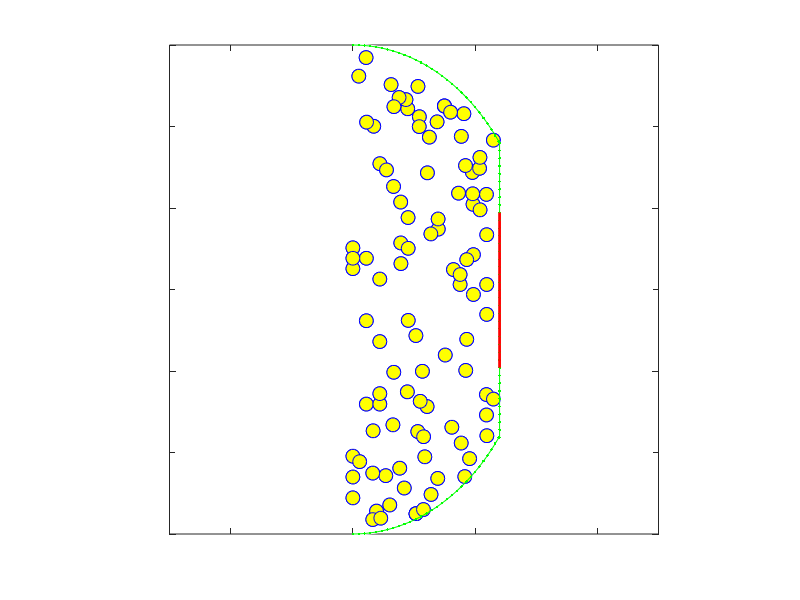

This chart was generated by the following MATLAB code: (Note: this script raises an error after producing the figure.)
% Agent-based stochastic model
% Cells represented as point particles
% Brownian motion and repulsion
%
% CC (Jan 2024)


close all;
% clc;
clear;


load('cellinitialization_n100','pos0','Ncells');
N = Ncells;
% a = 0; b = 2*pi; th0 = (b-a).*rand(N,1) + a;
% r_circle    = 1.35;
% pos0        = [r_circle*rand(N,1).*cos(th0),r_circle*rand(N,1).*sin(th0)];
n = length(pos0);

video_flag = 0;
if(video_flag)
    vidObj = VideoWriter('test.mp4','MPEG-4');
    open(vidObj);
end

% Parameters
dt          = 0.00001;
Tmax        = 5.0;
mu          = 1;
dl_crit     = 0.1; % critical distance for computing repulsive force
xi          = 1.0; % drag coefficient
kb          = 10.0; % stiffness of epidermis
kcoll       = 0.08; % epidermins-cell collision constant
kdiv        = 0.1; % proliferation rate
offset      = 0.1; % distance between mother and daughter cell

pos     = pos0;
pre_pos = pos;

% A large array for positions
cells_max   = 5 * N;
pos         = NaN(cells_max,2);
v           = NaN(cells_max,2);
tau         = NaN(cells_max,1);
v(1:N,:)    = zeros(N,2);
tau(1:N,:)  = zeros(N,1);
pos(1:N, :) = pos0;

% Division status
division_status = false(cells_max, 1);

% Division interval
div_interval = 0.4; 
next_div_time = div_interval;

% Define semi-circle
semi_circle_center = [0, 0];
semi_circle_radius = 1.5;
theta = linspace(3*pi/2,5*pi/2);
xb_semi_circle = semi_circle_radius * cos(theta) + semi_circle_center(1);
yb_semi_circle = semi_circle_radius * sin(theta) + semi_circle_center(2);

% Define the vertical line segments
x_vert = [1.2, 1.2];

diffs = abs(xb_semi_circle - x_vert(1));
[~, sorted_indices] = sort(diffs);
closest_indices = sorted_indices(1:2); % find the indices of the two smallest differences
val_yb = yb_semi_circle(closest_indices);
val_xb = xb_semi_circle(closest_indices);

y_vert = [val_yb(1),val_yb(2)];

% Find mean spacing
xb_space = xb_semi_circle(1:min(closest_indices));
yb_space = yb_semi_circle(1:min(closest_indices));
for i=1:length(xb_space)-1
    ds = sqrt((xb_space(i+1)-xb_space(i))^2+(yb_space(i+1)-yb_space(i))^2);
end
avg_ds = mean(ds);

y_v = y_vert(2):avg_ds:y_vert(1);
x_v = 1.2*ones(1,length(y_v));


% Combine the semicircle and the vertical line segment in correct order
xb = [xb_semi_circle(1:min(closest_indices)),x_v,xb_semi_circle(max(closest_indices):end)];
yb = [yb_semi_circle(1:min(closest_indices)),y_v,yb_semi_circle(max(closest_indices):end)];

Xb0 = [xb;yb]'; 
Xb = [xb;yb]';
dsb = sqrt( (Xb0(1,1)-Xb0(2,1))^2 + (Xb0(1,2)-Xb0(2,2))^2 ); % initial distance btw the first 2 pts on the b

% Make a difference matrix for the boundary points
Nb = length(Xb);
e = ones(Nb,1);
Db = spdiags([-e e],[0  1],Nb,Nb); % cal the diff in pos of adjacent pts along the b
%Db(1,1) = 1; Db(1,2) = 0;
Db(Nb,1) = 1;

% Tether points/top channel resting length
blp0 = Db * Xb0;
blp0 = sqrt(blp0(:,1).^2 + blp0(:,2).^2); % rest length of edge from i to i+1
blm0 = Db' * Xb0;
blm0 = sqrt(blm0(:,1).^2 + blm0(:,2).^2); % rest length of edge from i-1 to i+1





% Alive status
alive = NaN(length(pos),1);
not_NaN_rows = ~any(isnan(pos),2);
alive(not_NaN_rows & isnan(alive)) = 1;






% Number of daughter cells 
n_daughter = 0;

tic
for t = 1:Tmax/dt
    % Zero out 
    F_cc = zeros(cells_max,2);
    F_epid = zeros(cells_max,2);
    F_pull = zeros(cells_max,2);
    F_active = zeros(Nb,2);
    F_collision = zeros(length(Xb),2);
    v = zeros(cells_max,2);


    if t==1
        % Plotting initially
        figure(1);
        scatter(pos(:,1),pos(:,2),100,'o','markerfacecolor','y','markeredgecolor','b'); 
        hold on;
        plot(Xb(:,1), Xb(:,2), 'w','linewidth',2);

        for i = 1:length(pos)
            if ~isnan(pos(i,1))
                if division_status(i)
                    scatter(pos(i,1),pos(i,2),100,'o','markerfacecolor',[0.3010 0.7450 0.9330],'markeredgecolor','b') % blue for divided cells
                else
                    scatter(pos(i,1),pos(i,2),100,'o','markerfacecolor','y','markeredgecolor','b') % yellow for original cells
                end
            end
        end 

        plot(xb,yb,'g.-')
        plot(xb(40:60),yb(40:60),'r','LineWidth',2);

        xlim([-1.5 2.5]); ylim([-1.5 1.5]); box on; grid off;
        set(gca,'plotBoxAspectRatio',[1 1 1]);
        set(gca,'FontSize',20); set(gca,'Color','k');
        set(gcf,'color','w'); set(gca,'XTickLabel',[]); set(gca,'YTickLabel',[]);
        x0=800;y0=700;width=400;height=400;
        set(gcf,'position',[x0,y0,width,height]);

        currFrame = getframe(gcf);
        % writeVideo(vidObj,currFrame);

        pause(0.2)
        hold off;
    end


    % Cell division/apoptosis
    active_cells = find(~isnan(pos(:,1)));
    N_active = length(active_cells);
    r = rand;
    if r < (N_active-n_daughter)*kdiv*dt
        % Randomly pick dividing cell
        dividing_cell = active_cells(randperm(length(active_cells), 1));
        N_active = N_active + 1;
        n_daughter = n_daughter + 1;

        new_idx = find(isnan(pos(:,1)), 1, 'first'); % daughter cell

        % % Position of daughter cell (random direction)
        % div_angle = 2*pi*rand;
        % dx = offset * cos(div_angle);
        % dy = offset * sin(div_angle);
        % new_pos = pos(dividing_cell,:) + [dx, dy];

        % Position of daughter cell (directed)
        div_angle = 0 - pi/6*randn;
        dx = offset * cos(div_angle);
        dy = offset * sin(div_angle);
        new_pos = pos(dividing_cell,:) + [dx, dy];

        pos(new_idx,:) = new_pos;
        alive(new_idx,:) = 1;
        division_status(new_idx) = true;
    end


    death_rate = 1;
    if r < death_rate*dt
        keyboard()
        % hold on;
        % scatter(pos(i,1),pos(i,2),100,'o','MarkerFaceColor','r')
        pos(i,:) = [NaN,NaN];
        alive(i) = 0;
    end





    % death_rate = 0.1;
    % for i = 1:N_active
    %     if rand < death_rate
    %         % keyboard()
    %         pos(i,:) = [NaN,NaN];
    %         alive(i) = 0;
    %     end
    % end





    % For active cells: compute forces & update positions
    active_cells = find(~isnan(pos(:,1)));
    N_active_cells = length(active_cells);

    F_cc(active_cells,:) = compute_cellcell_repulsive(pos(active_cells,:),dl_crit);
    F_epid(active_cells,:) = compute_semi_circle_repulsion(pos(active_cells,:), dl_crit, Xb);
    F_pull(active_cells,:) = [ones(N_active_cells,1),zeros(N_active_cells,1)];

 
    % Apply forces to the boundary
    for i = 1:length(active_cells)
        if norm(F_epid(i,:)) > 0 % indicates collision with boundary
            [Fpos,mink_ids] = compute_boundary_collision_force(pos(active_cells(i),:),Xb,kcoll);
            F_collision(mink_ids,:) = Fpos;
        end
    end

    F = F_cc + 5*F_epid + F_pull;

    v = F/xi;
    a = -6; b = 6; eta = (b-a).*rand(length(active_cells),2) + a; % Brownian motion
    pos(active_cells,:) = pos(active_cells,:) + v(active_cells,:)*dt + dt*eta*6;

    % For semi-circle (calling it "b" for boundary): compute forces & update positions
    mid_part_indices = find(yb >= -0.5 & yb <= 0.5);
    rest_indices = find(~(yb >= -0.5 & yb <= 0.5));
    F_semi_circle_elasticity = compute_semi_circle_elasticity(Xb, Db, blp0, blm0, dsb, kb, mid_part_indices, rest_indices);
    %F_semi_circle_interp = interp1(pos,F_semi_circle,Xb);

    F_active = zeros(Nb,2);
    %F_active(40:60,1) = 1;

    Fb = F_semi_circle_elasticity + 5*F_collision;%+ F_semi_circle_interp;
    Xb(2:end-1,:) = Xb(2:end-1,:) + dt*(Fb(2:end-1,:)/xi);


    if mod(t,10000) == 0
        % Plotting
        figure(1);
        scatter(pos(:,1),pos(:,2),100,'o','markerfacecolor','y','markeredgecolor','b'); 
        hold on;
        plot(Xb(:,1), Xb(:,2), 'w','linewidth',2);

        for i = 1:length(pos)
            if ~isnan(pos(i,1))
                if division_status(i)
                    scatter(pos(i,1),pos(i,2),100,'o','markerfacecolor',[0.3010 0.7450 0.9330],'markeredgecolor','b') % blue for divided cells
                else
                    scatter(pos(i,1),pos(i,2),100,'o','markerfacecolor','y','markeredgecolor','b') % yellow for original cells
                end
            end
        end 


        plot(xb,yb,'g.-')
        plot(xb(40:60),yb(40:60),'r','LineWidth',2)

        % quiver(pos(:,1),pos(:,2),F_cc(:,1),F_cc(:,2),'r','linewidth',2,'autoscale','off');
        % quiver(pos(:,1),pos(:,2),F_epid(:,1),F_epid(:,2),'b','linewidth',2,'autoscale','off');
        % quiver(Xb(:,1),Xb(:,2),F_collision(:,1),F_collision(:,2),'-w','autoscale','on')
        % scatter(Xb(mink_ids,1),Xb(mink_ids,2),'g*')

        xlim([-1.5 2.5]); ylim([-1.5 1.5]); box on; grid off;

        set(gca,'plotBoxAspectRatio',[1 1 1]);
        set(gca,'FontSize',20); set(gca,'Color','k');
        set(gcf,'color','w'); set(gca,'XTickLabel',[]); set(gca,'YTickLabel',[]);
        x0=800;y0=700;width=400;height=400;
        set(gcf,'position',[x0,y0,width,height]);

        currFrame = getframe(gcf);
        % writeVideo(vidObj,currFrame);

        pause(0.2)
        hold off;



        % % Histogram for probability distribution
        % figure(2);
        % 
        % blue_cells = pos(division_status,:);
        % yellow_cells = pos(~division_status,:);
        % 
        % % remove NaN
        % blue_cells = blue_cells(all(~isnan(blue_cells),2),:);
        % yellow_cells = yellow_cells(all(~isnan(yellow_cells),2),:);
        % 
        % histogram(blue_cells(:,1),'BinWidth',0.1,'Normalization','probability','FaceColor','b');
        % xlim([-2 2])
        % hold on;
        % histogram(yellow_cells(:,1),'BinWidth',0.1,'Normalization','probability','FaceColor','y');
        % 
        % legend('Blue (Divided) Cells', 'Yellow (Original) Cells');
        % currFrame = getframe(gcf);
        % hold off;

    end


end
toc


if(video_flag)
    close(vidObj);
end



function [F_repulsive] = compute_cellcell_repulsive(pos,dl_crit)
    F_repulsive = zeros(length(pos),2);
    n = length(pos);

    for i=1:n
        for j=1:n
            dl = sqrt( (pos(i,1)-pos(j,1))^2 + (pos(i,2)-pos(j,2))^2 );
            if (j~=i)&&(dl<dl_crit)
                dl = sqrt( (pos(i,1)-pos(j,1))^2 + (pos(i,2)-pos(j,2))^2 );
                F_repulsive(j,:) = -2*(pos(i,:)-pos(j,:))/dl;
                F_repulsive(i,:) = -2*(pos(j,:)-pos(i,:))/dl;
            end
        end
    end

end




function [F_semi_circle] = compute_semi_circle_repulsion(pos, dl_crit, Xb)
    n = size(pos, 1);
    F_semi_circle = zeros(n, 2);

    for i = 1:n
        cell_pos = pos(i, :);

        for j = 1:length(Xb)
            r = sqrt((cell_pos(1) - Xb(j,1))^2 + (cell_pos(2) - Xb(j,2))^2);
            if r < dl_crit
                F_semi_circle(i, :) = F_semi_circle(i, :) + [-0.5, 0];
                %F_semi_circle(i, :)
                %sprintf('Collision!')
                %keyboard()
            end
        end
    end
end





function[F_deformable_semi_circle] = compute_semi_circle_elasticity(Xb, Db, blp0, blm0, dsb, kb, mid_part_indices, rest_indices)
    Nb = length(Xb);
    F_deformable_semi_circle = zeros(Nb,2);

    kb_values = kb * ones(Nb, 1);
    kb_values(mid_part_indices) = kb/1000;

    % Compute spring forces between nodes
    btem_p = Db * Xb;
    blp = sqrt(btem_p(:,1).^2 + btem_p(:,2).^2); % length of edge from i to i+1
    btem_m = Db' * Xb;
    blm = sqrt(btem_m(:,1).^2 + btem_m(:,2).^2); % length of edge from i-1 to i
    Fbs = (kb_values .* ( blp./blp0 - 1. )) .* ((Db * Xb)./blp) + ...
          (kb_values .* ( blm./blm0 - 1. )) .* ((Db'*Xb)./blm);
    Fbs = Fbs ./ dsb;

    F_deformable_semi_circle = F_deformable_semi_circle + Fbs; % add spring forces to tethering forces
end




function [Fpos,mink_ids] = compute_boundary_collision_force(cell_pos, Xb, kcoll)
    % Calculate the distances between cell_pos and boundary points
    distances = sqrt( (Xb(:,1)-cell_pos(1)).^2 + (Xb(:,2)-cell_pos(2)).^2 );
    
    % Find the nearest point
    [~,min_idx] = mink(distances,3);
    nearest_boundary_points = Xb(min_idx,:);

    % Calculate the force
    mink_distances = sqrt((cell_pos(1) - nearest_boundary_points(:,1)).^2 + (cell_pos(2) - nearest_boundary_points(:,2)).^2);
    directions = (nearest_boundary_points - cell_pos) ./ mink_distances; % unit vector
    Fpos = kcoll * (mink_distances./sum(mink_distances)) .* directions;
    mink_ids = min_idx;

end
